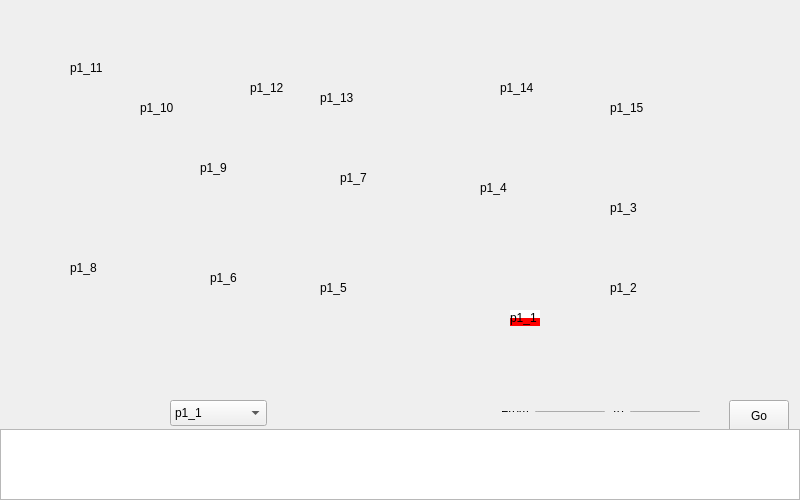
<?xml version="1.0" encoding="UTF-8"?>
<ui version="4.0">
 <class>MainWindow</class>
 <widget class="QMainWindow" name="MainWindow">
  <property name="geometry">
   <rect>
    <x>0</x>
    <y>0</y>
    <width>800</width>
    <height>500</height>
   </rect>
  </property>
  <property name="sizePolicy">
   <sizepolicy hsizetype="Fixed" vsizetype="Fixed">
    <horstretch>0</horstretch>
    <verstretch>0</verstretch>
   </sizepolicy>
  </property>
  <property name="minimumSize">
   <size>
    <width>800</width>
    <height>400</height>
   </size>
  </property>
  <property name="maximumSize">
   <size>
    <width>800</width>
    <height>500</height>
   </size>
  </property>
  <property name="windowTitle">
   <string>MainWindow</string>
  </property>
  <widget class="QWidget" name="centralWidget">
   <property name="sizePolicy">
    <sizepolicy hsizetype="Fixed" vsizetype="Fixed">
     <horstretch>0</horstretch>
     <verstretch>0</verstretch>
    </sizepolicy>
   </property>
   <property name="minimumSize">
    <size>
     <width>800</width>
     <height>500</height>
    </size>
   </property>
   <property name="maximumSize">
    <size>
     <width>800</width>
     <height>500</height>
    </size>
   </property>
   <widget class="QPushButton" name="go_pushButton">
    <property name="geometry">
     <rect>
      <x>729</x>
      <y>400</y>
      <width>60</width>
      <height>32</height>
     </rect>
    </property>
    <property name="text">
     <string>Go</string>
    </property>
   </widget>
   <widget class="QTextEdit" name="textEdit">
    <property name="geometry">
     <rect>
      <x>0</x>
      <y>429</y>
      <width>800</width>
      <height>71</height>
     </rect>
    </property>
   </widget>
   <widget class="QWidget" name="widget" native="true">
    <property name="geometry">
     <rect>
      <x>0</x>
      <y>0</y>
      <width>800</width>
      <height>400</height>
     </rect>
    </property>
    <property name="sizePolicy">
     <sizepolicy hsizetype="Fixed" vsizetype="Fixed">
      <horstretch>0</horstretch>
      <verstretch>0</verstretch>
     </sizepolicy>
    </property>
    <property name="minimumSize">
     <size>
      <width>800</width>
      <height>400</height>
     </size>
    </property>
    <property name="maximumSize">
     <size>
      <width>800</width>
      <height>400</height>
     </size>
    </property>
    <property name="styleSheet">
     <string notr="true">
border-image: url(:/Cqu_A_1.jpg);</string>
    </property>
    <widget class="QLabel" name="p1_1">
     <property name="enabled">
      <bool>true</bool>
     </property>
     <property name="geometry">
      <rect>
       <x>510</x>
       <y>310</y>
       <width>30</width>
       <height>16</height>
      </rect>
     </property>
     <property name="minimumSize">
      <size>
       <width>30</width>
       <height>16</height>
      </size>
     </property>
     <property name="maximumSize">
      <size>
       <width>30</width>
       <height>16</height>
      </size>
     </property>
     <property name="palette">
      <palette>
       <active>
        <colorrole role="Button">
         <brush brushstyle="LinearGradientPattern">
          <gradient startx="0.000000000000000" starty="0.000000000000000" endx="0.000000000000000" endy="1.000000000000000" type="LinearGradient" spread="PadSpread" coordinatemode="ObjectBoundingMode">
           <gradientstop position="0.000000000000000">
            <color alpha="255">
             <red>255</red>
             <green>255</green>
             <blue>255</blue>
            </color>
           </gradientstop>
           <gradientstop position="0.495000000000000">
            <color alpha="255">
             <red>255</red>
             <green>255</green>
             <blue>255</blue>
            </color>
           </gradientstop>
           <gradientstop position="0.505000000000000">
            <color alpha="255">
             <red>255</red>
             <green>0</green>
             <blue>0</blue>
            </color>
           </gradientstop>
           <gradientstop position="1.000000000000000">
            <color alpha="255">
             <red>255</red>
             <green>0</green>
             <blue>0</blue>
            </color>
           </gradientstop>
          </gradient>
         </brush>
        </colorrole>
        <colorrole role="Base">
         <brush brushstyle="LinearGradientPattern">
          <gradient startx="0.000000000000000" starty="0.000000000000000" endx="0.000000000000000" endy="1.000000000000000" type="LinearGradient" spread="PadSpread" coordinatemode="ObjectBoundingMode">
           <gradientstop position="0.000000000000000">
            <color alpha="255">
             <red>255</red>
             <green>255</green>
             <blue>255</blue>
            </color>
           </gradientstop>
           <gradientstop position="0.495000000000000">
            <color alpha="255">
             <red>255</red>
             <green>255</green>
             <blue>255</blue>
            </color>
           </gradientstop>
           <gradientstop position="0.505000000000000">
            <color alpha="255">
             <red>255</red>
             <green>0</green>
             <blue>0</blue>
            </color>
           </gradientstop>
           <gradientstop position="1.000000000000000">
            <color alpha="255">
             <red>255</red>
             <green>0</green>
             <blue>0</blue>
            </color>
           </gradientstop>
          </gradient>
         </brush>
        </colorrole>
        <colorrole role="Window">
         <brush brushstyle="LinearGradientPattern">
          <gradient startx="0.000000000000000" starty="0.000000000000000" endx="0.000000000000000" endy="1.000000000000000" type="LinearGradient" spread="PadSpread" coordinatemode="ObjectBoundingMode">
           <gradientstop position="0.000000000000000">
            <color alpha="255">
             <red>255</red>
             <green>255</green>
             <blue>255</blue>
            </color>
           </gradientstop>
           <gradientstop position="0.495000000000000">
            <color alpha="255">
             <red>255</red>
             <green>255</green>
             <blue>255</blue>
            </color>
           </gradientstop>
           <gradientstop position="0.505000000000000">
            <color alpha="255">
             <red>255</red>
             <green>0</green>
             <blue>0</blue>
            </color>
           </gradientstop>
           <gradientstop position="1.000000000000000">
            <color alpha="255">
             <red>255</red>
             <green>0</green>
             <blue>0</blue>
            </color>
           </gradientstop>
          </gradient>
         </brush>
        </colorrole>
       </active>
       <inactive>
        <colorrole role="Button">
         <brush brushstyle="LinearGradientPattern">
          <gradient startx="0.000000000000000" starty="0.000000000000000" endx="0.000000000000000" endy="1.000000000000000" type="LinearGradient" spread="PadSpread" coordinatemode="ObjectBoundingMode">
           <gradientstop position="0.000000000000000">
            <color alpha="255">
             <red>255</red>
             <green>255</green>
             <blue>255</blue>
            </color>
           </gradientstop>
           <gradientstop position="0.495000000000000">
            <color alpha="255">
             <red>255</red>
             <green>255</green>
             <blue>255</blue>
            </color>
           </gradientstop>
           <gradientstop position="0.505000000000000">
            <color alpha="255">
             <red>255</red>
             <green>0</green>
             <blue>0</blue>
            </color>
           </gradientstop>
           <gradientstop position="1.000000000000000">
            <color alpha="255">
             <red>255</red>
             <green>0</green>
             <blue>0</blue>
            </color>
           </gradientstop>
          </gradient>
         </brush>
        </colorrole>
        <colorrole role="Base">
         <brush brushstyle="LinearGradientPattern">
          <gradient startx="0.000000000000000" starty="0.000000000000000" endx="0.000000000000000" endy="1.000000000000000" type="LinearGradient" spread="PadSpread" coordinatemode="ObjectBoundingMode">
           <gradientstop position="0.000000000000000">
            <color alpha="255">
             <red>255</red>
             <green>255</green>
             <blue>255</blue>
            </color>
           </gradientstop>
           <gradientstop position="0.495000000000000">
            <color alpha="255">
             <red>255</red>
             <green>255</green>
             <blue>255</blue>
            </color>
           </gradientstop>
           <gradientstop position="0.505000000000000">
            <color alpha="255">
             <red>255</red>
             <green>0</green>
             <blue>0</blue>
            </color>
           </gradientstop>
           <gradientstop position="1.000000000000000">
            <color alpha="255">
             <red>255</red>
             <green>0</green>
             <blue>0</blue>
            </color>
           </gradientstop>
          </gradient>
         </brush>
        </colorrole>
        <colorrole role="Window">
         <brush brushstyle="LinearGradientPattern">
          <gradient startx="0.000000000000000" starty="0.000000000000000" endx="0.000000000000000" endy="1.000000000000000" type="LinearGradient" spread="PadSpread" coordinatemode="ObjectBoundingMode">
           <gradientstop position="0.000000000000000">
            <color alpha="255">
             <red>255</red>
             <green>255</green>
             <blue>255</blue>
            </color>
           </gradientstop>
           <gradientstop position="0.495000000000000">
            <color alpha="255">
             <red>255</red>
             <green>255</green>
             <blue>255</blue>
            </color>
           </gradientstop>
           <gradientstop position="0.505000000000000">
            <color alpha="255">
             <red>255</red>
             <green>0</green>
             <blue>0</blue>
            </color>
           </gradientstop>
           <gradientstop position="1.000000000000000">
            <color alpha="255">
             <red>255</red>
             <green>0</green>
             <blue>0</blue>
            </color>
           </gradientstop>
          </gradient>
         </brush>
        </colorrole>
       </inactive>
       <disabled>
        <colorrole role="Button">
         <brush brushstyle="LinearGradientPattern">
          <gradient startx="0.000000000000000" starty="0.000000000000000" endx="0.000000000000000" endy="1.000000000000000" type="LinearGradient" spread="PadSpread" coordinatemode="ObjectBoundingMode">
           <gradientstop position="0.000000000000000">
            <color alpha="255">
             <red>255</red>
             <green>255</green>
             <blue>255</blue>
            </color>
           </gradientstop>
           <gradientstop position="0.495000000000000">
            <color alpha="255">
             <red>255</red>
             <green>255</green>
             <blue>255</blue>
            </color>
           </gradientstop>
           <gradientstop position="0.505000000000000">
            <color alpha="255">
             <red>255</red>
             <green>0</green>
             <blue>0</blue>
            </color>
           </gradientstop>
           <gradientstop position="1.000000000000000">
            <color alpha="255">
             <red>255</red>
             <green>0</green>
             <blue>0</blue>
            </color>
           </gradientstop>
          </gradient>
         </brush>
        </colorrole>
        <colorrole role="Base">
         <brush brushstyle="LinearGradientPattern">
          <gradient startx="0.000000000000000" starty="0.000000000000000" endx="0.000000000000000" endy="1.000000000000000" type="LinearGradient" spread="PadSpread" coordinatemode="ObjectBoundingMode">
           <gradientstop position="0.000000000000000">
            <color alpha="255">
             <red>255</red>
             <green>255</green>
             <blue>255</blue>
            </color>
           </gradientstop>
           <gradientstop position="0.495000000000000">
            <color alpha="255">
             <red>255</red>
             <green>255</green>
             <blue>255</blue>
            </color>
           </gradientstop>
           <gradientstop position="0.505000000000000">
            <color alpha="255">
             <red>255</red>
             <green>0</green>
             <blue>0</blue>
            </color>
           </gradientstop>
           <gradientstop position="1.000000000000000">
            <color alpha="255">
             <red>255</red>
             <green>0</green>
             <blue>0</blue>
            </color>
           </gradientstop>
          </gradient>
         </brush>
        </colorrole>
        <colorrole role="Window">
         <brush brushstyle="LinearGradientPattern">
          <gradient startx="0.000000000000000" starty="0.000000000000000" endx="0.000000000000000" endy="1.000000000000000" type="LinearGradient" spread="PadSpread" coordinatemode="ObjectBoundingMode">
           <gradientstop position="0.000000000000000">
            <color alpha="255">
             <red>255</red>
             <green>255</green>
             <blue>255</blue>
            </color>
           </gradientstop>
           <gradientstop position="0.495000000000000">
            <color alpha="255">
             <red>255</red>
             <green>255</green>
             <blue>255</blue>
            </color>
           </gradientstop>
           <gradientstop position="0.505000000000000">
            <color alpha="255">
             <red>255</red>
             <green>0</green>
             <blue>0</blue>
            </color>
           </gradientstop>
           <gradientstop position="1.000000000000000">
            <color alpha="255">
             <red>255</red>
             <green>0</green>
             <blue>0</blue>
            </color>
           </gradientstop>
          </gradient>
         </brush>
        </colorrole>
       </disabled>
      </palette>
     </property>
     <property name="autoFillBackground">
      <bool>false</bool>
     </property>
     <property name="styleSheet">
      <string notr="true">background-color: qlineargradient(spread:pad, x1:0, y1:0, x2:0, y2:1, stop:0 rgba(255, 255, 255, 255), stop:0.495 rgba(255, 255, 255, 255), stop:0.505 rgba(255, 0, 0, 255), stop:1 rgba(255, 0, 0, 255));</string>
     </property>
     <property name="text">
      <string>p1_1</string>
     </property>
    </widget>
    <widget class="QLabel" name="p1_2">
     <property name="geometry">
      <rect>
       <x>610</x>
       <y>280</y>
       <width>60</width>
       <height>16</height>
      </rect>
     </property>
     <property name="text">
      <string>p1_2</string>
     </property>
    </widget>
    <widget class="QLabel" name="p1_3">
     <property name="geometry">
      <rect>
       <x>610</x>
       <y>200</y>
       <width>60</width>
       <height>16</height>
      </rect>
     </property>
     <property name="text">
      <string>p1_3</string>
     </property>
    </widget>
    <widget class="QLabel" name="p1_4">
     <property name="geometry">
      <rect>
       <x>480</x>
       <y>180</y>
       <width>30</width>
       <height>16</height>
      </rect>
     </property>
     <property name="text">
      <string>p1_4</string>
     </property>
    </widget>
    <widget class="QLabel" name="p1_5">
     <property name="geometry">
      <rect>
       <x>320</x>
       <y>280</y>
       <width>60</width>
       <height>16</height>
      </rect>
     </property>
     <property name="text">
      <string>p1_5</string>
     </property>
    </widget>
    <widget class="QLabel" name="p1_6">
     <property name="geometry">
      <rect>
       <x>210</x>
       <y>270</y>
       <width>60</width>
       <height>16</height>
      </rect>
     </property>
     <property name="text">
      <string>p1_6</string>
     </property>
    </widget>
    <widget class="QLabel" name="p1_7">
     <property name="geometry">
      <rect>
       <x>340</x>
       <y>170</y>
       <width>60</width>
       <height>16</height>
      </rect>
     </property>
     <property name="text">
      <string>p1_7</string>
     </property>
    </widget>
    <widget class="QLabel" name="p1_8">
     <property name="geometry">
      <rect>
       <x>70</x>
       <y>260</y>
       <width>60</width>
       <height>16</height>
      </rect>
     </property>
     <property name="text">
      <string>p1_8</string>
     </property>
    </widget>
    <widget class="QLabel" name="p1_9">
     <property name="geometry">
      <rect>
       <x>200</x>
       <y>160</y>
       <width>60</width>
       <height>16</height>
      </rect>
     </property>
     <property name="text">
      <string>p1_9</string>
     </property>
    </widget>
    <widget class="QLabel" name="p1_10">
     <property name="geometry">
      <rect>
       <x>140</x>
       <y>100</y>
       <width>60</width>
       <height>16</height>
      </rect>
     </property>
     <property name="text">
      <string>p1_10</string>
     </property>
    </widget>
    <widget class="QLabel" name="p1_11">
     <property name="geometry">
      <rect>
       <x>70</x>
       <y>60</y>
       <width>60</width>
       <height>16</height>
      </rect>
     </property>
     <property name="text">
      <string>p1_11</string>
     </property>
    </widget>
    <widget class="QLabel" name="p1_12">
     <property name="geometry">
      <rect>
       <x>250</x>
       <y>80</y>
       <width>60</width>
       <height>16</height>
      </rect>
     </property>
     <property name="text">
      <string>p1_12</string>
     </property>
    </widget>
    <widget class="QLabel" name="p1_13">
     <property name="geometry">
      <rect>
       <x>320</x>
       <y>90</y>
       <width>60</width>
       <height>16</height>
      </rect>
     </property>
     <property name="text">
      <string>p1_13</string>
     </property>
    </widget>
    <widget class="QLabel" name="p1_14">
     <property name="geometry">
      <rect>
       <x>500</x>
       <y>80</y>
       <width>60</width>
       <height>16</height>
      </rect>
     </property>
     <property name="text">
      <string>p1_14</string>
     </property>
    </widget>
    <widget class="QLabel" name="p1_15">
     <property name="geometry">
      <rect>
       <x>610</x>
       <y>100</y>
       <width>60</width>
       <height>16</height>
      </rect>
     </property>
     <property name="text">
      <string>p1_15</string>
     </property>
    </widget>
    <zorder>p1_2</zorder>
    <zorder>p1_3</zorder>
    <zorder>p1_4</zorder>
    <zorder>p1_5</zorder>
    <zorder>p1_6</zorder>
    <zorder>p1_7</zorder>
    <zorder>p1_8</zorder>
    <zorder>p1_9</zorder>
    <zorder>p1_10</zorder>
    <zorder>p1_11</zorder>
    <zorder>p1_12</zorder>
    <zorder>p1_13</zorder>
    <zorder>p1_14</zorder>
    <zorder>p1_15</zorder>
    <zorder>p1_1</zorder>
   </widget>
   <widget class="QComboBox" name="to_comboBox">
    <property name="geometry">
     <rect>
      <x>170</x>
      <y>400</y>
      <width>97</width>
      <height>26</height>
     </rect>
    </property>
    <item>
     <property name="text">
      <string>p1_1</string>
     </property>
    </item>
    <item>
     <property name="text">
      <string>p1_2</string>
     </property>
    </item>
    <item>
     <property name="text">
      <string>p1_3</string>
     </property>
    </item>
    <item>
     <property name="text">
      <string>p1_4</string>
     </property>
    </item>
    <item>
     <property name="text">
      <string>p1_5</string>
     </property>
    </item>
    <item>
     <property name="text">
      <string>p1_6</string>
     </property>
    </item>
    <item>
     <property name="text">
      <string>p1_7</string>
     </property>
    </item>
    <item>
     <property name="text">
      <string>p1_8</string>
     </property>
    </item>
    <item>
     <property name="text">
      <string>p1_9</string>
     </property>
    </item>
    <item>
     <property name="text">
      <string>p1_10</string>
     </property>
    </item>
    <item>
     <property name="text">
      <string>p1_11</string>
     </property>
    </item>
    <item>
     <property name="text">
      <string>p1_12</string>
     </property>
    </item>
    <item>
     <property name="text">
      <string>p1_13</string>
     </property>
    </item>
    <item>
     <property name="text">
      <string>p1_14</string>
     </property>
    </item>
    <item>
     <property name="text">
      <string>p1_15</string>
     </property>
    </item>
   </widget>
   <widget class="QWidget" name="layoutWidget">
    <property name="geometry">
     <rect>
      <x>490</x>
      <y>400</y>
      <width>221</width>
      <height>23</height>
     </rect>
    </property>
    <layout class="QHBoxLayout" name="controller">
     <item>
      <widget class="QLabel" name="from_label">
       <property name="text">
        <string>From</string>
       </property>
      </widget>
     </item>
     <item>
      <widget class="QLineEdit" name="from_lineedit"/>
     </item>
     <item>
      <widget class="QLabel" name="to_label">
       <property name="text">
        <string>To</string>
       </property>
      </widget>
     </item>
     <item>
      <widget class="QLineEdit" name="to_lineedit"/>
     </item>
    </layout>
   </widget>
   <zorder>widget</zorder>
   <zorder>go_pushButton</zorder>
   <zorder>textEdit</zorder>
   <zorder>layoutWidget</zorder>
   <zorder>to_comboBox</zorder>
  </widget>
 </widget>
 <layoutdefault spacing="6" margin="11"/>
 <resources/>
 <connections/>
</ui>
